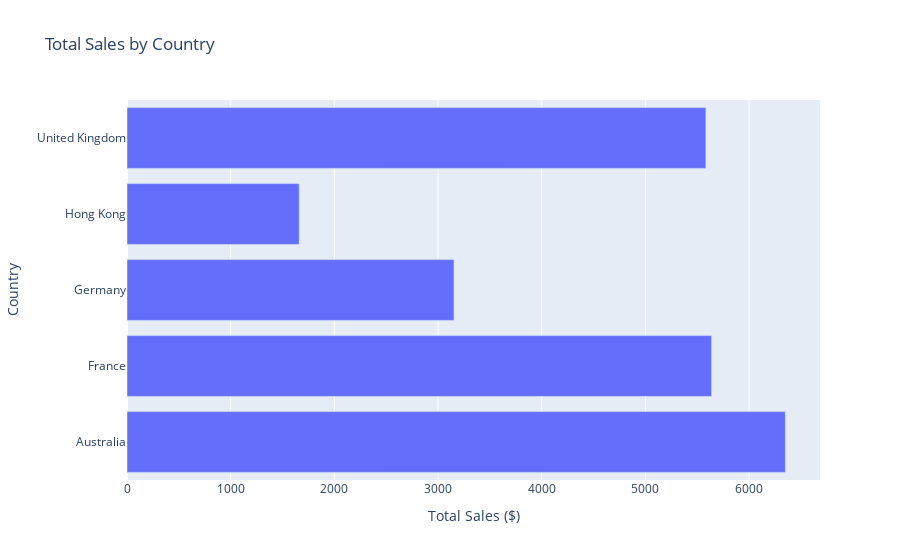

The code cell stored with this chart in its notebook:
### Code cell
ecom_bar = ecom_sales.groupby('Country')['OrderValue'].agg('sum').reset_index(name='Total Sales ($)')
bar_graph = px.bar(data_frame=ecom_bar, x='Total Sales ($)', y='Country', orientation='h',title='Total Sales by Country')
bar_graph.show()

### Figure 1 — Plotly figure (JSON) as saved in the notebook; plotly's stock layout.template omitted (floating-point values rounded to 4 significant figures)
{"data": [{"alignmentgroup": "True", "hovertemplate": "Total Sales ($)=%{x}<br>Country=%{y}<extra></extra>", "legendgroup": "", "marker": {"color": "#636efa", "pattern": {"shape": ""}}, "name": "", "offsetgroup": "", "orientation": "h", "showlegend": false, "textposition": "auto", "type": "bar", "x": [6350.0, 5638.0, 3154.0, 1660.0, 5583.0], "xaxis": "x", "y": ["Australia", "France", "Germany", "Hong Kong", "United Kingdom"], "yaxis": "y"}], "layout": {"barmode": "relative", "legend": {"tracegroupgap": 0}, "title": {"text": "Total Sales by Country"}, "xaxis": {"anchor": "y", "domain": [0, 1], "title": {"text": "Total Sales ($)"}}, "yaxis": {"anchor": "x", "domain": [0, 1], "title": {"text": "Country"}}}}
